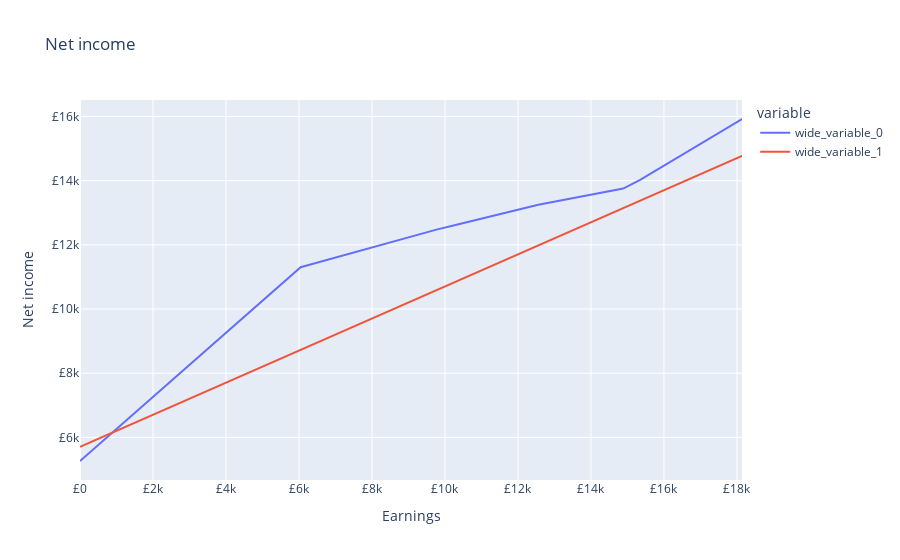

Source (notebook cell):
### Code cell
sim = IndividualSim()
sim.add_person(name="individual", age=30, PIP_M_reported=23.6,
               PIP_DL_reported=59.7, is_benunit_head=True)
# Not necessary:
sim.add_benunit(adults=["individual"], universal_credit_reported=True)
sim.add_household(adults=["individual"])

# replicate the simulation along the earnings dimension

sim.vary("hours", min=0, max=40, step=1)
earnings_per_hour = 8.72 * 52
sim.vary("earnings", min=0, max=40 * earnings_per_hour, step=earnings_per_hour)


simr = IndividualSim(reforms[1])
simr.add_person(name="individual", age=30, PIP_M_reported=23.6,
                PIP_DL_reported=59.7, is_benunit_head=True)

# replicate the simulation along the earnings dimension

simr.vary("earnings", min=0, max=40 * earnings_per_hour, step=earnings_per_hour)

# retrive the arrays of earnings and marginal tax rates

earnings = sim.calc("earnings", target="individual")
# Calculate MTR.
net_income = sim.calc("net_income", target="individual")
net_income_r =  simr.calc("net_income", target="individual")

# plot the results

fig = px.line(x=earnings, y=[net_income, net_income_r], title="Net income")
fig.update_layout(yaxis_tickprefix="£", xaxis_tickprefix="£", xaxis_title="Earnings", yaxis_title="Net income")
fig.show()

### Figure 1 — Plotly figure (JSON) as saved in the notebook; plotly's stock layout.template omitted (floating-point values rounded to 4 significant figures)
{"data": [{"hovertemplate": "variable=wide_variable_0<br>x=%{x}<br>value=%{y}<extra></extra>", "legendgroup": "wide_variable_0", "line": {"color": "#636efa", "dash": "solid"}, "mode": "lines", "name": "wide_variable_0", "orientation": "v", "showlegend": true, "type": "scatter", "x": [0, 465.1, 930.1, 1395.0, 1860.0, 2325.0, 2790.0, 3255.0, 3721.0, 4186.0, 4651.0, 5116.0, 5581.0, 6046.0, 6511.0, 6976, 7441.0, 7906.0, 8371.0, 8836.0, 9301.0, 9766.0, 10230.0, 10700.0, 11160.0, 11630.0, 12090.0, 12560.0, 13020.0, 13490.0, 13952, 14420.0, 14880.0, 15350.0, 15810.0, 16280.0, 16740.0, 17210.0, 17670.0, 18140.0], "xaxis": "x", "y": [5265, 5730.0, 6195.0, 6660.0, 7125.0, 7590.0, 8055.0, 8520.0, 8986.0, 9451.0, 9916.0, 10380.0, 10850.0, 11300.0, 11450.0, 11600.0, 11750.0, 11890.0, 12040.0, 12190.0, 12340.0, 12480.0, 12610.0, 12740.0, 12870.0, 13000.0, 13120.0, 13250.0, 13350.0, 13450.0, 13550.0, 13650.0, 13750.0, 14020.0, 14340.0, 14660.0, 14970.0, 15290.0, 15610.0, 15920.0], "yaxis": "y"}, {"hovertemplate": "variable=wide_variable_1<br>x=%{x}<br>value=%{y}<extra></extra>", "legendgroup": "wide_variable_1", "line": {"color": "#EF553B", "dash": "solid"}, "mode": "lines", "name": "wide_variable_1", "orientation": "v", "showlegend": true, "type": "scatter", "x": [0, 465.1, 930.1, 1395.0, 1860.0, 2325.0, 2790.0, 3255.0, 3721.0, 4186.0, 4651.0, 5116.0, 5581.0, 6046.0, 6511.0, 6976, 7441.0, 7906.0, 8371.0, 8836.0, 9301.0, 9766.0, 10230.0, 10700.0, 11160.0, 11630.0, 12090.0, 12560.0, 13020.0, 13490.0, 13952, 14420.0, 14880.0, 15350.0, 15810.0, 16280.0, 16740.0, 17210.0, 17670.0, 18140.0], "xaxis": "x", "y": [5704.0, 5937.0, 6169.0, 6402.0, 6635.0, 6867.0, 7100.0, 7332.0, 7565.0, 7797.0, 8030.0, 8262.0, 8495.0, 8727.0, 8960.0, 9192.0, 9425.0, 9657.0, 9890.0, 10120.0, 10360.0, 10590.0, 10820.0, 11050.0, 11290.0, 11520.0, 11750.0, 11980.0, 12220.0, 12450.0, 12680.0, 12910.0, 13150.0, 13380.0, 13610.0, 13840.0, 14080.0, 14310.0, 14540.0, 14770.0], "yaxis": "y"}], "layout": {"autosize": true, "legend": {"title": {"text": "variable"}, "tracegroupgap": 0}, "title": {"text": "Net income"}, "xaxis": {"anchor": "y", "autorange": true, "domain": [0, 1], "range": [0, 18140.0], "tickprefix": "£", "title": {"text": "Earnings"}, "type": "linear"}, "yaxis": {"anchor": "x", "autorange": true, "domain": [0, 1], "range": [4673.0, 16510.0], "tickprefix": "£", "title": {"text": "Net income"}, "type": "linear"}}}
